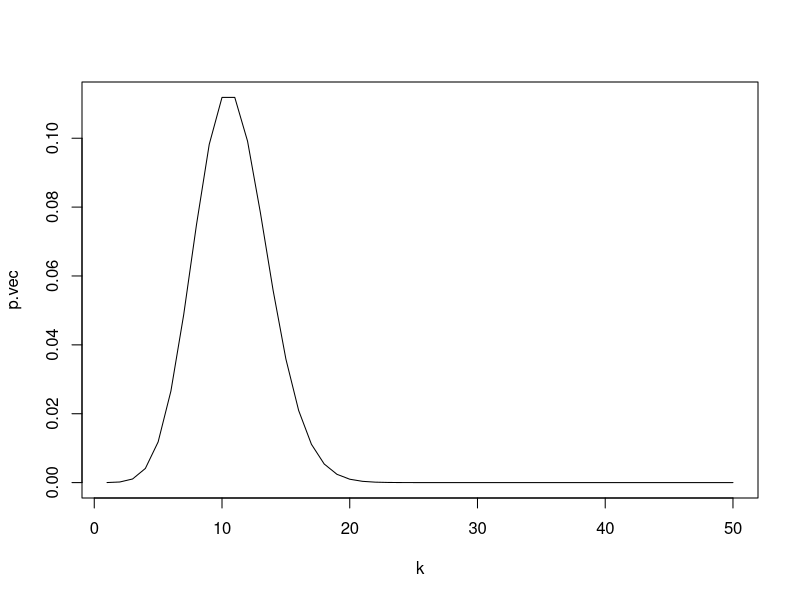
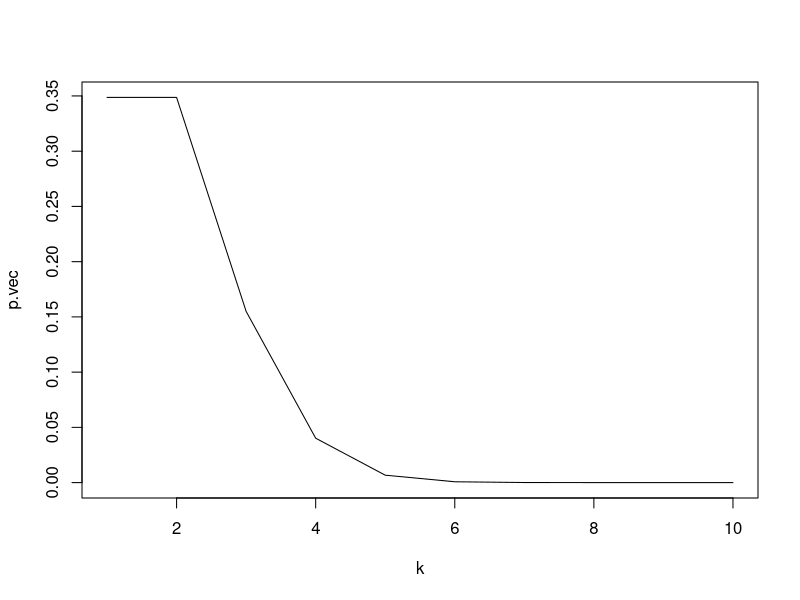
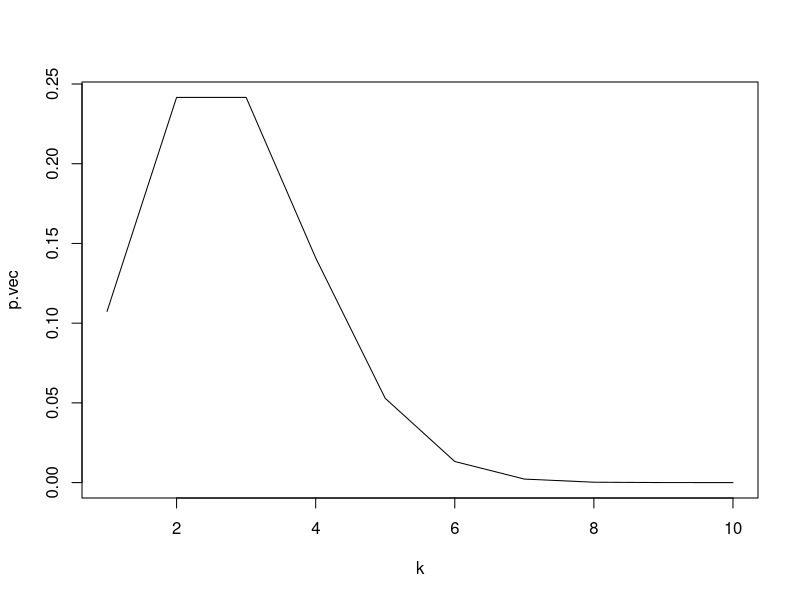
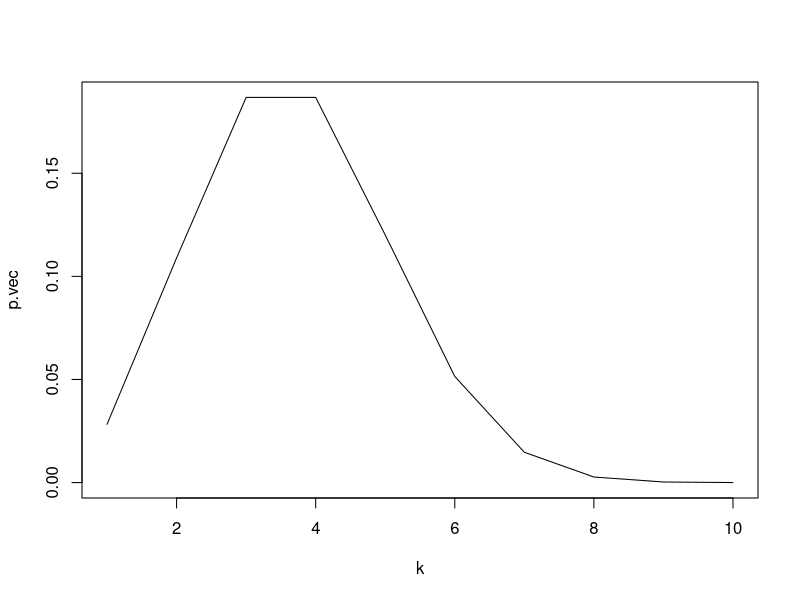
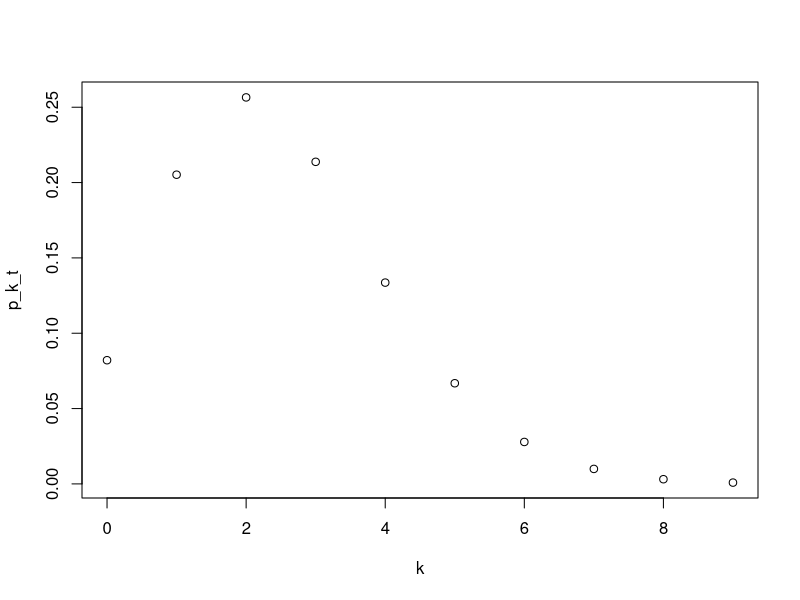
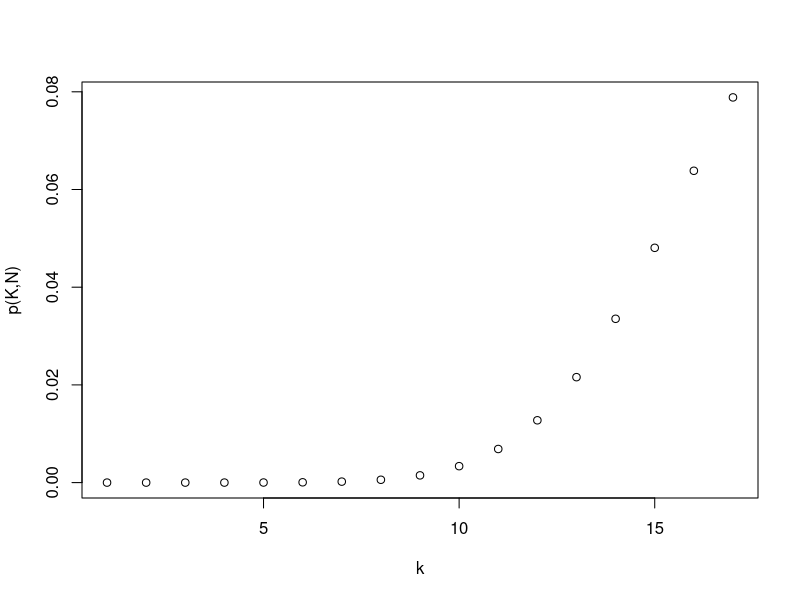
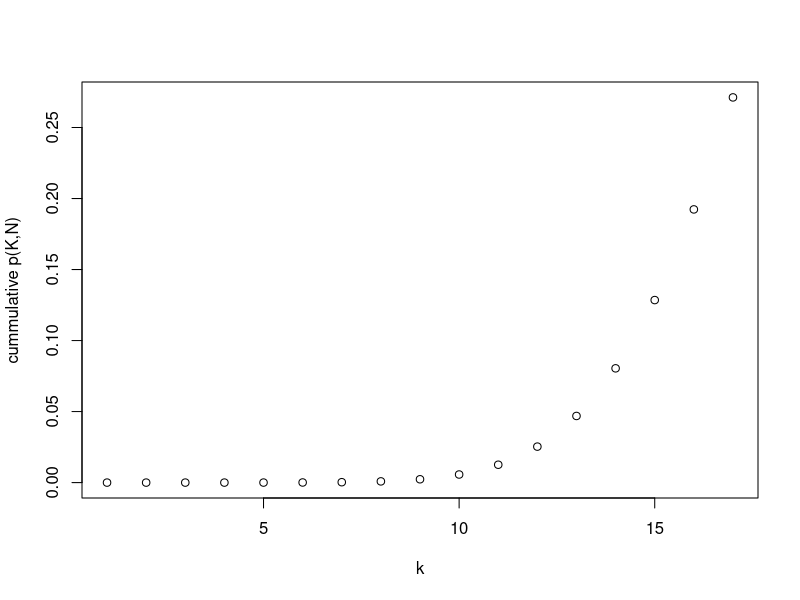
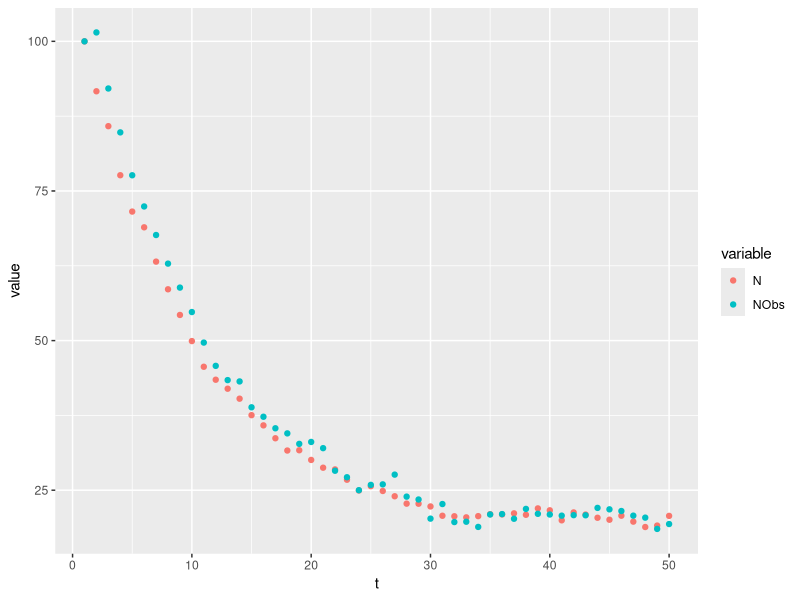

The R source for these figures, in order:
## ---- chunk 1
library(dplyr)
library(ggplot2)
library(reshape2)
## ---- chunk 2
p <- 0.2
N <- 50
## ---- chunk 3
Po <- (1-p)^N
## ---- chunk 4
probKN <- function (N=50,p=0.2,k){
  k <- seq(1,N,by=1)
  p.vec <- vector(length=length(k), "numeric")
  p.vec[1] <- Po
  for (i in k) {
  p.vec[i+1] = ((N-k[i])/k[i])*((p)/(1-p))*p.vec[i]
  p.vec <- p.vec[1:N]
  }
  plot(x=k, y=p.vec, type="l")
  
}
probKN()
## ---- chunk 5
probKNPest <- function (N=10,p=0.1,k){
  k <- seq(1,N,by=1)
  p.vec <- vector(length=length(k), "numeric")
  p.vec[1] <- (1-p)^N
  for (i in k) {
  p.vec[i+1] = ((N-k[i])/k[i])*((p)/(1-p))*p.vec[i]
  p.vec <- p.vec[1:11]
  k <- k[1:11]
  }
  plot(x=k, y=p.vec, type="l")
}
probKNPest()
probKNPest(p=0.2)
probKNPest(p=0.3)
## ---- chunk 6
r <- 0.05
t <- 50
cutoff <- 0.999
Pot <- (2.71828)^(-r*t)
Sum <- Pot
p_k_t <- NA
p_k_t[1] <- Pot
i <- 1
k <- NA
k[1] <- 0

while(Sum < cutoff){
  i <- i + 1 #make the loop iterate over i
  k[i] <- k[i-1] + 1 #set k[i] for the next loop
  #cat('i = ', i, ' k = ', k, ' Sum = ', Sum, 'p=', p_k_t, '\n')
  p_k_t[i] <- ((r*t)/k[i])*(p_k_t[i-1])
  Sum = Sum + p_k_t[i]
}
plot(x=k, y=p_k_t)
## ---- chunk 7
set.seed(1)
N <- 100
p <- 0.2
U <- runif(n=1, min=0, max=1)
p_k_n <- NA
k <- NA
k[1] <- 1
Sum <- 0
i <- 1
p_k_n[1] <- choose(N,k)*((p)^k[i])*((1-p)^(N-k[i]))

while (Sum < U){
  i <- i + 1
  k[i] <- k[i-1] + 1
  #cat('i = ', i, ' k = ', k,'p=', p_k_n,' Sum = ', Sum, 'U=', U, '\n')
  p_k_n[i] <- choose(N,k[i])*((p)^k[i])*((1-p)^(N-k[i]))
  Sum <- Sum + p_k_n[i]
}
plot(x=k, y=p_k_n, ylab="p(K,N)")
plot(x=k, y=cumsum(p_k_n), ylab= "cummulative p(K,N)" )
U
## ---- chunk 8
s <- 0.9
b <- 2
sigN <- 0.95
sigW <- 1.05
sigV <- 1.12
N <- NA
NObs <- NA
N[1] <- 100
NObs[1] <- 100
t <- seq(1, 50, by=1)

for (i in t) {
  #cat('N = ', N, ' NObs = ', NObs,'i=', i)
  N[i+1] <- s*N[i] + b + rnorm(n=1, mean = 0, sd= sigW)
  NObs[i+1] <- N[i] + rnorm(n=1, mean=0, sd=sigV) 
}

ObsVsPred <- data.frame(t, N[1:50], NObs[1:50])
colnames(ObsVsPred) <- c("t", "N", "NObs")
ObsVsPred <-melt(ObsVsPred, id=c("t"))


ggplot(ObsVsPred, aes(x=t, y=value, color=variable))+
  geom_point()
